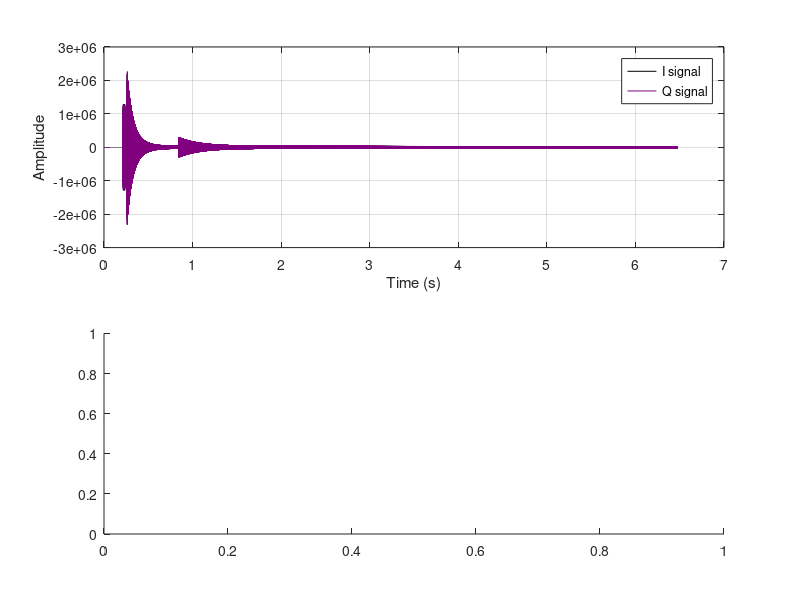

Recreate this plot in MATLAB. (Note: this script raises an error after producing the figure.)

close all
clear
%% Sampling Parameters
Fs=17000;
Ts=1/Fs;

%% Sample-time parameters
ta=3594;
tb=4100;
tc=tb+370;
td=110000;

t0=(0:ta)/Fs; % Change made here from Driver Final
tDS=(ta+1:tb)/Fs;
t01=(tb+1:tc)/Fs;
tB_1=(tc+1:14399)/Fs;
tB_2=(14400:td)/Fs;

Time=(length([tB_1 tB_2]))/Fs;

%% General Ball Parameters
p = 1.225;          %Air density at 15 degrees
D = 0.043 ;         %Diameter of Golf Ball around 4.3cm
R=D/2;              %Radius
m = 0.045;          %Mass of Golf Ball around 45 grams
g = 9.81;           %Acceleration Due to Gravity 
w = m*g;            %Weight of the Golf Ball 
A = pi*(R)^2;       %Cross Sectional area
k=(p*A)/(2*m);      %Constant for ease of implementation

%% Club paramters
thF=176;
thS=138;
thI=thS:(thF-thS)/(length(tDS)-1):thF;
aI=143:((180-143)/(length(thI)-1)):180;

lgI=0.94;   %length of club
rI=0.5;
dthI=27;
daI=3.5;
ddaI= 0;
ddthI=0;

%% Club Equations of motion

xI= -rI*sind(thI) + lgI*sind(thI+aI);
yI= rI*cosd(thI) - lgI*cosd(thI+aI);
VxI=-rI*cosd(thI)*dthI + lgI*cosd(thI+aI)*(dthI+daI);
VxI=VxI./cosd(10);
axI= rI*sind(thI)*dthI^2 -lgI*sind(thI+aI)*(dthI+daI)^2+lgI*cosd(thI+aI)*(ddaI+ddthI);
axI=axI./cosd(10);
tI= ((ta+1):((tb-(ta+1))/(length(thI)-1)):tb)/Fs;
% figure;plot(tDS,VxI)
%% Drag and Spin Parameters 
%Golf club linear acceleration between 1100 and 1800
% Club_acc=1400;
Cd = 0.2;   
Spin=5361;
launch_angle = 12;    
SF=1.4;
vi=50;

%% Projectile Parameters
vxi = vi*cosd(launch_angle)/cosd(10);    %Initial Velocity Resolved in x
vyi = vi*sind(launch_angle)/cosd(10);    %Initial Velocity Resolved in y

%% Instatiating Arrays Driver
n = Time*Fs;

xdisp = zeros(1, n+1);  %x-displacment Array
ydisp = zeros(1, n+1);  %y-displacment Array

v=zeros(1, n+1);
v(1)=vi;
vx = zeros(1, n+1);     %x-velocity Array
vx(1) = vxi;
vy = zeros(1, n+1);     %y-velocity Array
vy(1) = vyi;
ax=zeros(1, n+1);
ay=zeros(1, n+1);
Cl=zeros(1, n+1);
t = zeros(1, n+1);       %Time Array

%% Ball Iteration
dt = Ts;
i=1;

while i<n
    
  Cl(i)=1./(2+(v(i)./(R*Spin))) ;               %Equation From Ball Trajectories Literature
  ax(i)=-k*v(i).*(Cd*vx(i)+Cl(i).*vy(i));      %Equation From Ball Trajectories Literature
  ay(i)=k*v(i).*(Cl(i).*vx(i)-Cd*vy(i))-g;     %Equation From Ball Trajectories Literature
  vx(i+1)=vx(i)+ax(i)*dt;
  vy(i+1)=vy(i)+ay(i)*dt;
  xdisp(i+1)=xdisp(i)+vx(i)*dt+0.5*ax(i)*dt^2;
  ydisp(i+1)=ydisp(i)+vy(i)*dt+0.5*ay(i)*dt^2;
  if ydisp(i+1)<= 0
      ydisp(i+1)=0;
  end
  t(i+1)=t(i)+dt;
  v(i+1) = sqrt(vx(i).^2 + vy(i).^2);
  i=i+1;
  
end



%% Closed Form Amplitude vs time expressions
D0=zeros(1,length(t0));
D01=zeros(1,length(t01));
% DownSwing=Club_acc.*(tDS- tDS(length(tDS))) + vi/SF ;
% DownSwing=2.*(DownSwing)./0.02855;

d0=0.01;



AMP_DownSwing=-2.336e+08*exp(-((tDS-0.226)/0.007089).^2) + 2.34e+08*exp(-((tDS-0.226)/0.007136).^2);
AMP_Ball_1=7.997e+07*exp(-14.9*tB_1) + 1.503e+05*exp(-1.874*tB_1);
AMP_Ball_2=1.01e+07*exp(-4.353*tB_2) + 5.369e+04*exp(-0.0977*tB_2);


%% Frequency and Amplitude modulation

fDopp=(2*v(1:end-1)./cosd(10))./0.02855;
fclub=2*VxI./0.02855;



spinfreq=Spin/60;

h1t=fDopp(1:length(tB_1))+spinfreq;
h1b=fDopp(1:length(tB_1))-spinfreq;



fBall=cumsum(fDopp)/Fs;
f_h1t=cumsum(h1t)/Fs;
f_h1b=cumsum(h1b)/Fs;
 

f0=cumsum(D0)/Fs;
f1=cumsum(fclub)/Fs;
f01=cumsum(D01)/Fs;

x0 = d0*exp(-1j*2*pi*f0);  
x1 = AMP_DownSwing.*exp(-1j*2*pi*f1); 
x01 = d0*exp(-1j*2*pi*f01); 
aBall=[AMP_Ball_1 AMP_Ball_2];
xBall=aBall.*exp(-1j*2*pi*fBall);

%Spin harmonics
xh1t = 0.2*AMP_Ball_1.*exp(-1j*2*pi*f_h1t); 
xh1b = 0.2*AMP_Ball_1.*exp(-1j*2*pi*f_h1b); 


xCombined =xBall(1:length(tB_1))+xh1t+xh1b; 

x=[x0 x1 x01 xCombined xBall(length(tB_1)+1:end)];
t=[t0 tDS t01 tB_1 tB_2];


figure('Color',[1 1 1]);
subplot(2,1,1);
plot(t,real(x),'k');hold on;
plot(t,imag(x),'Color',[0.5 0 0.5]);hold off;
xlabel("Time (s)");
ylabel("Amplitude")
grid on;legend('I signal','Q signal')

%% Spectrogram plotting
wlen = 500;                             %length of window                 
overlap = wlen*0.5;                     %50 percent overlap                    
nfft = wlen;                            %number of dft points                
win = hann(wlen);                       %specifies type of window
Fs=17000;


subplot(2,1,2);
[s,f,ts,p]=spectrogram(x,win,overlap,nfft,Fs,'MinThreshold',60,'twosided'); %Spectrogram
% spectro_doppler(x,win,overlap,nfft,Fs,10);
v1=(flip(-f)*0.02855)/2;
P=10*log10(abs(p));
imagesc(ts,(-v1),P);
axis xy; axis tight; colormap(jet); 
xlabel("Time (s)")
ylabel("Radial Velocity (m/s)")
ylim([0 vi+20])
c=colorbar;
c.Label.String='Power/frequency (dB/Hz)'; 


%% Trajectory Plot

% figure('Color',[1 1 1]);plot3(xdisp(1:end-1),zeros(1,length(ydisp(1:end-1))),ydisp(1:end-1),'Color',[0.5 0 0.5],'LineWidth',2);grid on;
% xlabel('Range (m)');zlabel('Height (m)');ylabel('Position (m)');ylim([-0.2 0.2]);
%% Velocity vs Position Graph 
figure('Color',[1 1 1]);
plot(xdisp(1:end-1),ydisp(1:end-1),'Color',[0 0.4 0.6],'LineWidth',2);grid on;
hold on;
plot(xdisp(1:end-1),vx(1:end-1),'Color',[0.4 0 0.4],'LineWidth',2);grid on;
xlabel("Distance (m)");legend('Ball Trajectory','Ball Velocity (m/s)')

